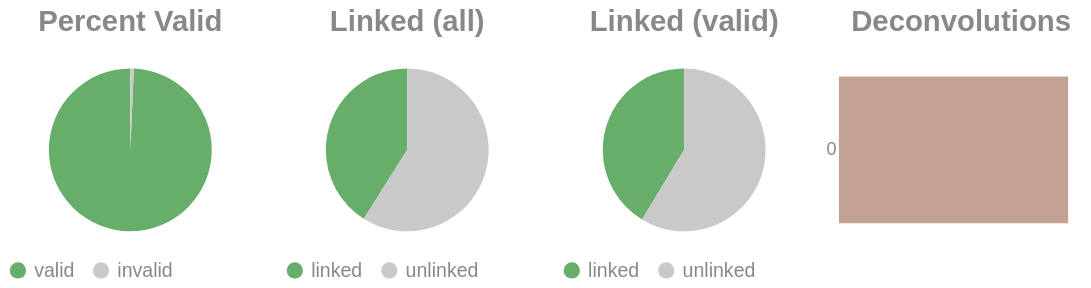

Write notebook code for a chart like this one.
### Code cell
if SKIPLR:
    pass
else:
    clash = Counter()
    for i in valids['molecule'].to_list():
        _mol = i.split("-")
        if len(_mol) == 1:
            clash.update('0')
        else:
            clash.update(_mol[-1])

    _d = {"deconvolutions": [], 'count': []}
    for k,v in clash.items():
        _d['deconvolutions'].append(k)
        _d['count'].append(v)

    tot_valid = valids['reads'].sum()
    mask = valids['reads'] >= 2
    n_linked_reads = valids.filter(mask)['reads'].sum()
    if n_linked_reads == 0:
        print_html("No linked molecules (>=2 reads) were detected; skipping linked-only distributions.")
        SKIPLR = True
    else:
        perc_valid = round(tot_valid / n_reads, 4)
        linked_perc_abs = round(n_linked_reads / n_reads, 4)
        linked_perc = round(n_linked_reads / tot_valid, 4)

    _valid = pl.DataFrame({"valids": ['valid', 'invalid'], "count": [tot_valid, n_reads - tot_valid]})
    _linked_abs = pl.DataFrame({"linked (absolute)": ['linked', 'unlinked'], "count": [n_linked_reads, n_reads - n_linked_reads]})
    _linked_rel = pl.DataFrame({"linked (valids)": ['linked', 'unlinked'], "count": [n_linked_reads, tot_valid - n_linked_reads]})

    (
        alt.hconcat(
            piechart(_valid, goodval = 'valid', title = "Percent Valid"),
            piechart(_linked_abs, goodval = "linked", title =  "Linked (all)"),
            piechart(_linked_rel, goodval = "linked", title =  "Linked (valid)"),
            convolutionbar(pl.DataFrame(_d), title = "Deconvolutions"),
            center = True,
            bounds = 'flush'
        )
        .resolve_scale(color='independent')
        .resolve_legend('independent')
        .properties(usermeta={'embedOptions': {"actions": False}})
    ).display()

### Figure 1 — Vega-Lite specification as saved in the notebook (floating-point values rounded to 4 significant figures)
{"width": "container", "height": 400, "config": {"title": {"anchor": "start", "dy": -15, "fontSize": 18, "color": "#888888", "subtitleColor": "#888888", "subtitleFontSize": 14}, "arc": {"fill": "#0072B2"}, "axis": {"domainColor": "#888888", "domainWidth": 0.5, "gridWidth": 0.2, "grid": false, "titleFontWeight": 400, "titleFontSize": 15, "labelFontSize": 11, "labelColor": "#888888", "tickColor": "#888888", "tickWidth": 0.2, "titleColor": "#888888"}, "axisBand": {"grid": false}, "axisX": {"grid": true, "tickSize": 10, "domainCap": "round"}, "axisY": {"domain": false, "grid": true, "tickSize": 0, "domainCap": "round"}, "background": "transparent", "header": {"labelFontSize": 15, "labelColor": "#888888", "titleFontSize": 15, "titleFontWeight": 600, "titleColor": "#888888"}, "legend": {"labelFont": "sans-serif", "labelFontSize": 12, "labelColor": "#888888", "symbolSize": 100, "symbolType": "circle", "titleFontSize": 12, "titlePadding": 10, "titleColor": "#888888", "title": null}, "range": {"category": ["#E69F00", "#56B4E9", "#009E73", "#F0E442", "#0072B2", "#D55E00", "#CC79A7", "#000000"], "diverging": ["#cfe8f3", "#a2d4ec", "#73bfe2", "#46abdb", "#1696d2", "#12719e"]}, "area": {"fill": "#0072B2", "fillOpacity": 0.7, "line": true, "strokeOpacity": 0.7}, "line": {"color": "#0072B2", "stroke": "#0072B2", "strokeWidth": 2}, "trail": {"color": "#0072B2", "stroke": "#0072B2", "strokeWidth": 0, "size": 1}, "point": {"filled": true, "fillOpacity": 1.0, "size": 95}, "text": {"color": "#888888", "fontSize": 11, "align": "right", "fontWeight": 400, "size": 11}, "bar": {"fill": "#0072B2", "stroke": null}, "view": {"stroke": null, "continuousWidth": 660, "continuousHeight": 400}}, "hconcat": [{"data": {"name": "data-d7984c5bba852c10b4df847ba4674b19"}, "mark": {"type": "arc"}, "encoding": {"color": {"field": "valids", "legend": {"orient": "bottom", "title": null}, "scale": {"domain": ["valid", "invalid"], "range": ["#68ae6b", "#C9C9C9"]}, "title": "Valids", "type": "nominal"}, "theta": {"field": "count", "type": "quantitative"}, "tooltip": [{"field": "valids", "title": "Valids", "type": "ordinal"}, {"field": "percent", "format": ".2%", "title": "Percent", "type": "quantitative"}, {"field": "count", "title": "Count", "type": "quantitative"}]}, "height": 100, "title": {"text": "Percent Valid", "align": "center", "anchor": "middle"}, "transform": [{"calculate": "datum.count / 16357487", "as": "percent"}], "width": 150}, {"data": {"name": "data-e319f04d00bea28ae9d3b020959118b2"}, "mark": {"type": "arc"}, "encoding": {"color": {"field": "linked (absolute)", "legend": {"orient": "bottom", "title": null}, "scale": {"domain": ["linked", "unlinked"], "range": ["#68ae6b", "#C9C9C9"]}, "title": "Linked (Absolute)", "type": "nominal"}, "theta": {"field": "count", "type": "quantitative"}, "tooltip": [{"field": "linked (absolute)", "title": "Linked (Absolute)", "type": "ordinal"}, {"field": "percent", "format": ".2%", "title": "Percent", "type": "quantitative"}, {"field": "count", "title": "Count", "type": "quantitative"}]}, "height": 100, "title": {"text": "Linked (all)", "align": "center", "anchor": "middle"}, "transform": [{"calculate": "datum.count / 16357487", "as": "percent"}], "width": 150}, {"data": {"name": "data-270e127884e0d32314011c6b1d458fcc"}, "mark": {"type": "arc"}, "encoding": {"color": {"field": "linked (valids)", "legend": {"orient": "bottom", "title": null}, "scale": {"domain": ["linked", "unlinked"], "range": ["#68ae6b", "#C9C9C9"]}, "title": "Linked (Valids)", "type": "nominal"}, "theta": {"field": "count", "type": "quantitative"}, "tooltip": [{"field": "linked (valids)", "title": "Linked (Valids)", "type": "ordinal"}, {"field": "percent", "format": ".2%", "title": "Percent", "type": "quantitative"}, {"field": "count", "title": "Count", "type": "quantitative"}]}, "height": 100, "title": {"text": "Linked (valid)", "align": "center", "anchor": "middle"}, "transform": [{"calculate": "datum.count / 16244300", "as": "percent"}], "width": 150}, {"data": {"name": "data-bfe286a0ebfb82e163ad9c340246ab57"}, "mark": {"type": "bar"}, "encoding": {"color": {"field": "deconvolutions", "legend": null, "scale": {"scheme": "lightgreyred"}, "type": "nominal"}, "tooltip": [{"field": "deconvolutions", "title": "Deconvolutions", "type": "ordinal"}, {"field": "percent", "format": ".2%", "title": "Percent", "type": "quantitative"}, {"field": "count", "title": "Count", "type": "quantitative"}], "x": {"axis": null, "field": "count", "type": "quantitative"}, "y": {"field": "deconvolutions", "sort": "ascending", "title": null, "type": "nominal"}}, "height": 100, "title": {"text": "Deconvolutions", "align": "center", "anchor": "middle"}, "transform": [{"calculate": "datum.count / 12195414", "as": "percent"}], "width": 150}], "bounds": "flush", "center": true, "resolve": {"legend": {"angle": "independent"}, "scale": {"color": "independent"}}, "usermeta": {"embedOptions": {"actions": false}}, "$schema": "https://vega.github.io/schema/vega-lite/v6.1.0.json", "datasets": {"data-d7984c5bba852c10b4df847ba4674b19": [{"valids": "valid", "count": 16244300}, {"valids": "invalid", "count": 113187}], "data-e319f04d00bea28ae9d3b020959118b2": [{"linked (absolute)": "linked", "count": 6713941}, {"linked (absolute)": "unlinked", "count": 9643546}], "data-270e127884e0d32314011c6b1d458fcc": [{"linked (valids)": "linked", "count": 6713941}, {"linked (valids)": "unlinked", "count": 9530359}], "data-bfe286a0ebfb82e163ad9c340246ab57": [{"deconvolutions": "0", "count": 12195414}]}}
